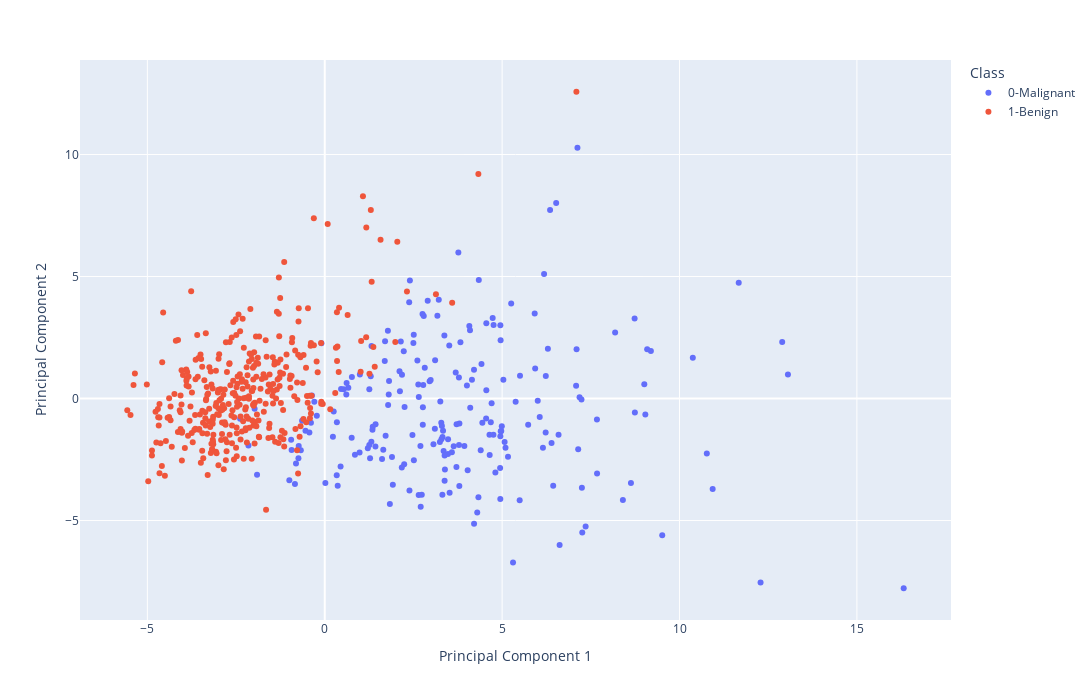

The cell this chart's notebook holds for it:
### Code cell
pc_x = 0
pc_y = 1

X_plot = pd.DataFrame({
    "Principal Component 1":X_pca[:,pc_x],
    "Principal Component 2":X_pca[:,pc_y],
    "Class": ["1-Benign" if w==1 else "0-Malignant" for w in y_numerical1],
    'WorstRadius':X["worst radius"],
    'WorstPerimeter':X["worst perimeter"],
    'WorstArea':X["worst area"],
    'MeanConcavity':X["mean concavity"],
    'MeanConcavePoints':X["mean concave points"],
    'MeanSymmetry':X["mean symmetry"],
    'MeanFractalDimension':X["mean fractal dimension"],
    'SmoothnessError':X["smoothness error"],
    'CompactnessError':X["compactness error"],
    'ConcavityError':X["concavity error"],
    'SymmetryError':X["symmetry error"],
    'FractalDimensionError':X["fractal dimension error"],
    'WorstTexture':X["worst texture"],
    'WorstSmoothness':X["worst smoothness"],
    'WorstCompactness':X["worst compactness"],
    'WorstConcavity':X["worst concavity"],
    'WorstConcavePoints':X["worst concave points"],
    'WorstSymmetry':X["worst symmetry"],
    'WorstFractalDimension':X["worst fractal dimension"],
    'TextureError':X["texture error"],
    'RadiusError':X["radius error"],
    'PerimeterError':X["perimeter error"],
    'AreaError':X["area error"],
    'MeanTexture':X["mean texture"],
    'MeanRadius':X["mean radius"],
    'MeanPerimeter':X["mean perimeter"],
    'MeanArea':X["mean area"],
    'MeanSmoothness':X["mean smoothness"],
    'MeanCompactness':X["mean compactness"],
    'WorstRadius':X["worst radius"],    
    'index':X.index,
})

# Adjust the 'size' parameter in the px.scatter function
fig = px.scatter(X_plot.sort_values("Class"), x="Principal Component 1", y="Principal Component 2", size_max=2, opacity=1, color="Class", hover_name="Class", hover_data=list(X_plot.columns))

# Set the size of the figure
fig.layout.width = 1500  # Set the width of the figure
fig.layout.height = 700  # Set the height of the figure

fig.update_traces(marker=dict(line=dict(width=0)))
py.iplot(fig)

### Figure 1 — Plotly figure (JSON) as saved in the notebook; plotly's stock layout.template omitted (floating-point values rounded to 4 significant figures; data arrays with more than 128 entries replaced by an {"elided": "..."} marker saying what was removed)
{"data": [{"customdata": {"elided": "212x31 mixed values"}, "hovertemplate": "<b>%{hovertext}</b><br><br>Class=%{customdata[0]}<br>Principal Component 1=%{x}<br>Principal Component 2=%{y}<br>WorstRadius=%{customdata[1]}<br>WorstPerimeter=%{customdata[2]}<br>WorstArea=%{customdata[3]}<br>MeanConcavity=%{customdata[4]}<br>MeanConcavePoints=%{customdata[5]}<br>MeanSymmetry=%{customdata[6]}<br>MeanFractalDimension=%{customdata[7]}<br>SmoothnessError=%{customdata[8]}<br>CompactnessError=%{customdata[9]}<br>ConcavityError=%{customdata[10]}<br>SymmetryError=%{customdata[11]}<br>FractalDimensionError=%{customdata[12]}<br>WorstTexture=%{customdata[13]}<br>WorstSmoothness=%{customdata[14]}<br>WorstCompactness=%{customdata[15]}<br>WorstConcavity=%{customdata[16]}<br>WorstConcavePoints=%{customdata[17]}<br>WorstSymmetry=%{customdata[18]}<br>WorstFractalDimension=%{customdata[19]}<br>TextureError=%{customdata[20]}<br>RadiusError=%{customdata[21]}<br>PerimeterError=%{customdata[22]}<br>AreaError=%{customdata[23]}<br>MeanTexture=%{customdata[24]}<br>MeanRadius=%{customdata[25]}<br>MeanPerimeter=%{customdata[26]}<br>MeanArea=%{customdata[27]}<br>MeanSmoothness=%{customdata[28]}<br>MeanCompactness=%{customdata[29]}<br>index=%{customdata[30]}<extra></extra>", "hovertext": {"elided": "212 str values"}, "legendgroup": "0-Malignant", "marker": {"color": "#636efa", "line": {"width": 0}, "opacity": 1, "symbol": "circle"}, "mode": "markers", "name": "0-Malignant", "orientation": "v", "showlegend": true, "type": "scatter", "x": {"elided": "212 float values"}, "xaxis": "x", "y": {"elided": "212 float values"}, "yaxis": "y"}, {"customdata": {"elided": "357x31 mixed values"}, "hovertemplate": "<b>%{hovertext}</b><br><br>Class=%{customdata[0]}<br>Principal Component 1=%{x}<br>Principal Component 2=%{y}<br>WorstRadius=%{customdata[1]}<br>WorstPerimeter=%{customdata[2]}<br>WorstArea=%{customdata[3]}<br>MeanConcavity=%{customdata[4]}<br>MeanConcavePoints=%{customdata[5]}<br>MeanSymmetry=%{customdata[6]}<br>MeanFractalDimension=%{customdata[7]}<br>SmoothnessError=%{customdata[8]}<br>CompactnessError=%{customdata[9]}<br>ConcavityError=%{customdata[10]}<br>SymmetryError=%{customdata[11]}<br>FractalDimensionError=%{customdata[12]}<br>WorstTexture=%{customdata[13]}<br>WorstSmoothness=%{customdata[14]}<br>WorstCompactness=%{customdata[15]}<br>WorstConcavity=%{customdata[16]}<br>WorstConcavePoints=%{customdata[17]}<br>WorstSymmetry=%{customdata[18]}<br>WorstFractalDimension=%{customdata[19]}<br>TextureError=%{customdata[20]}<br>RadiusError=%{customdata[21]}<br>PerimeterError=%{customdata[22]}<br>AreaError=%{customdata[23]}<br>MeanTexture=%{customdata[24]}<br>MeanRadius=%{customdata[25]}<br>MeanPerimeter=%{customdata[26]}<br>MeanArea=%{customdata[27]}<br>MeanSmoothness=%{customdata[28]}<br>MeanCompactness=%{customdata[29]}<br>index=%{customdata[30]}<extra></extra>", "hovertext": {"elided": "357 str values"}, "legendgroup": "1-Benign", "marker": {"color": "#EF553B", "line": {"width": 0}, "opacity": 1, "symbol": "circle"}, "mode": "markers", "name": "1-Benign", "orientation": "v", "showlegend": true, "type": "scatter", "x": {"elided": "357 float values"}, "xaxis": "x", "y": {"elided": "357 float values"}, "yaxis": "y"}], "layout": {"height": 700, "legend": {"title": {"text": "Class"}, "tracegroupgap": 0}, "margin": {"t": 60}, "width": 1500, "xaxis": {"anchor": "y", "domain": [0, 1], "title": {"text": "Principal Component 1"}}, "yaxis": {"anchor": "x", "domain": [0, 1], "title": {"text": "Principal Component 2"}}}}
